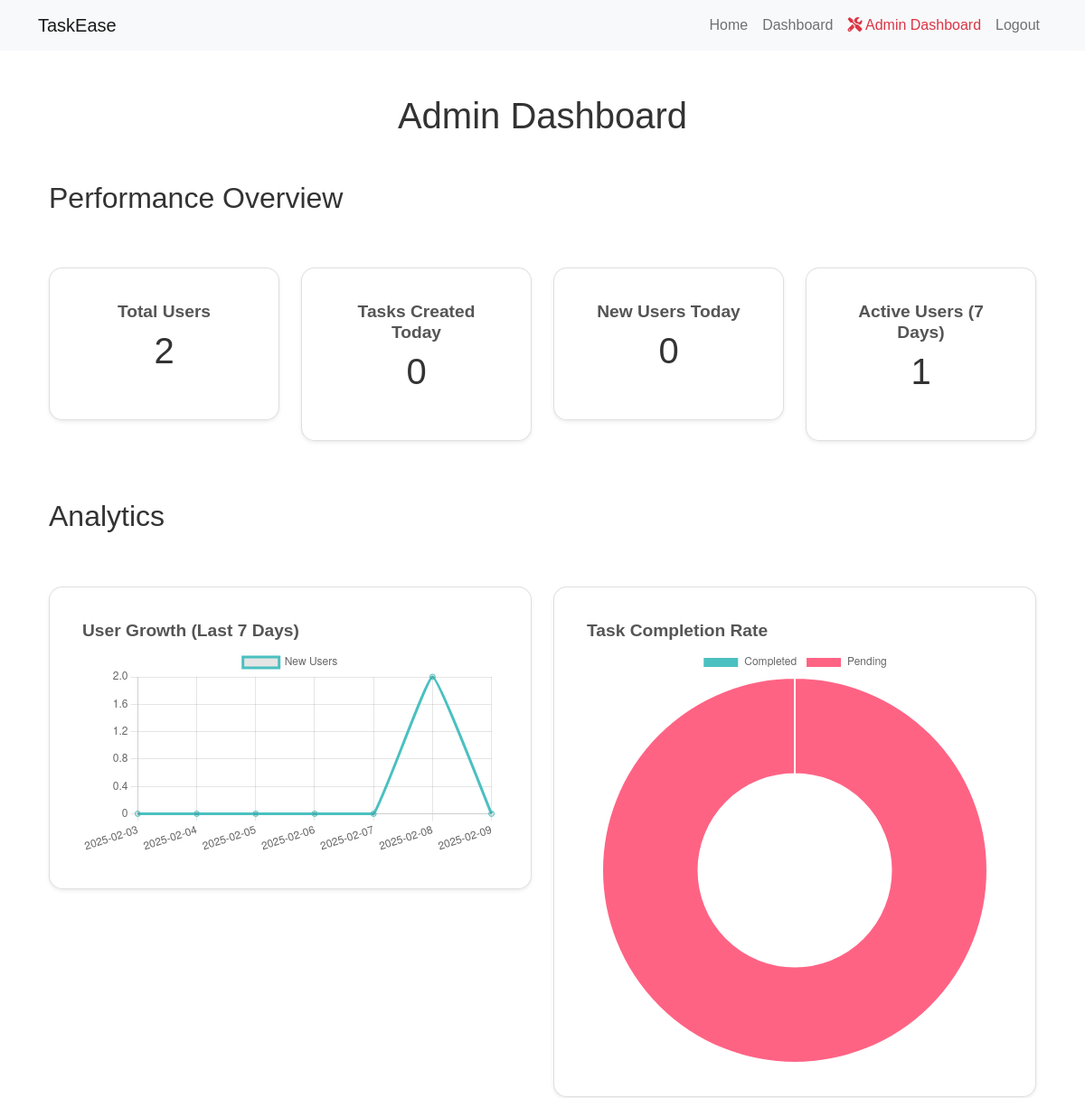
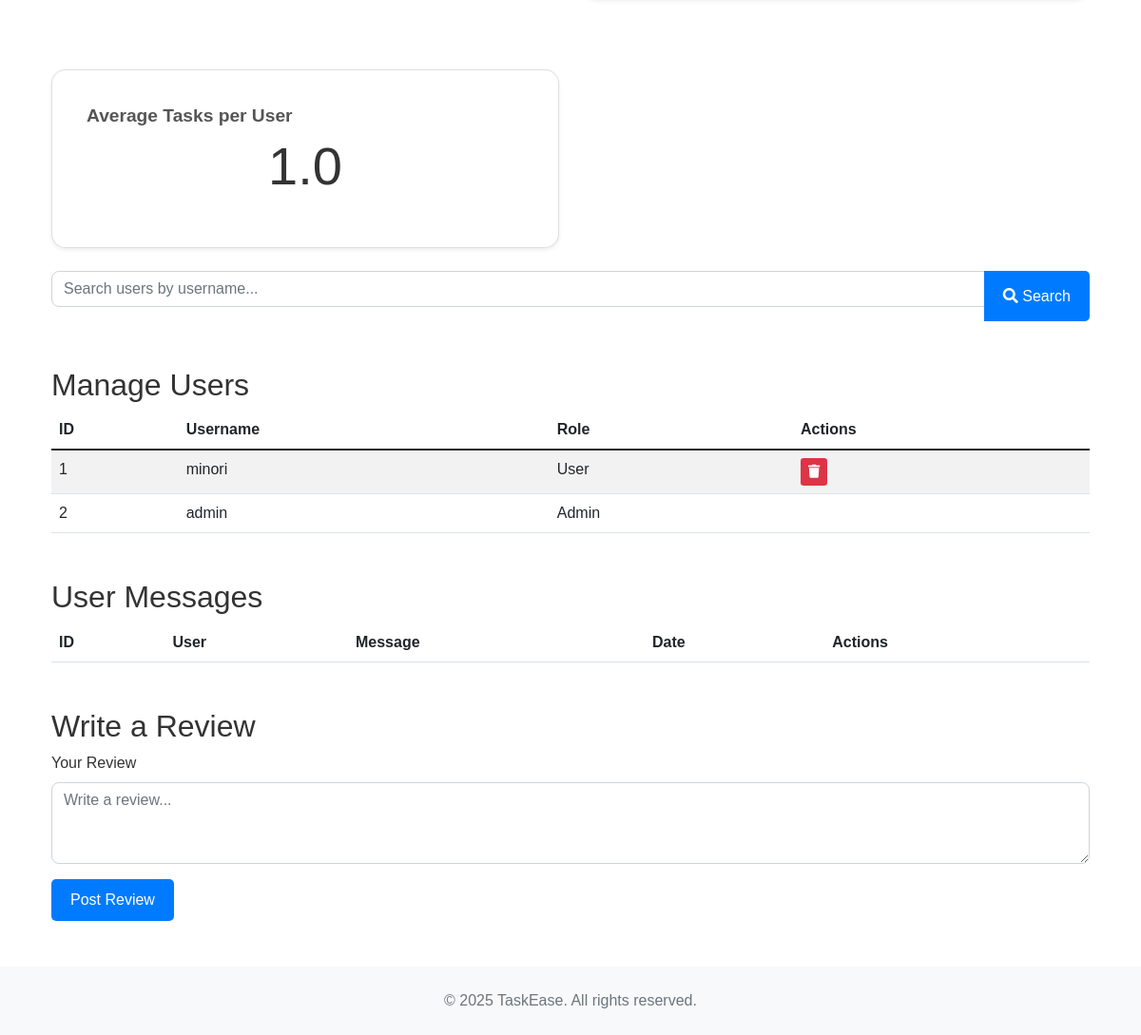
The app's page /admin (signed in), older data (2 pictures, top to bottom).
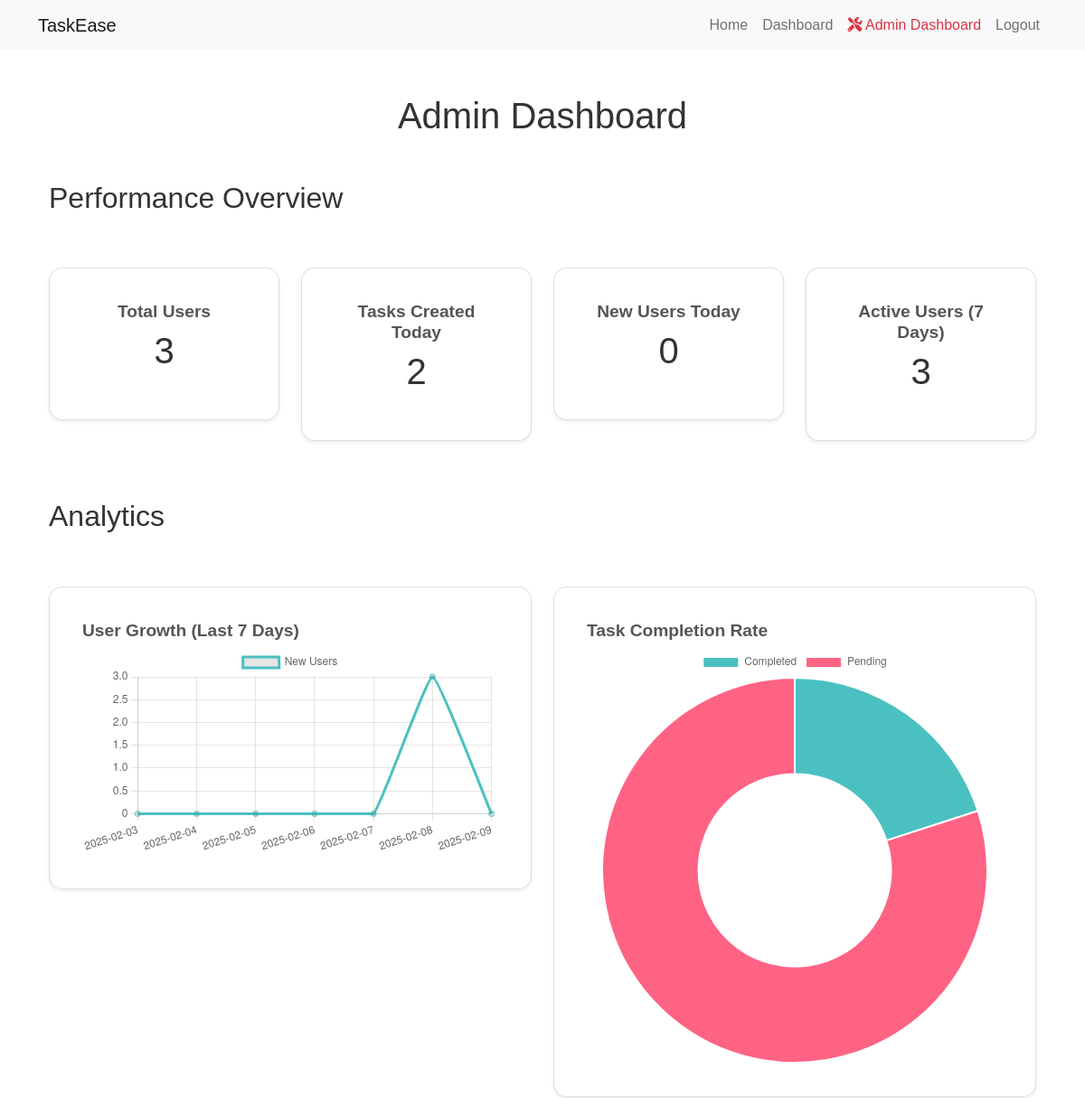
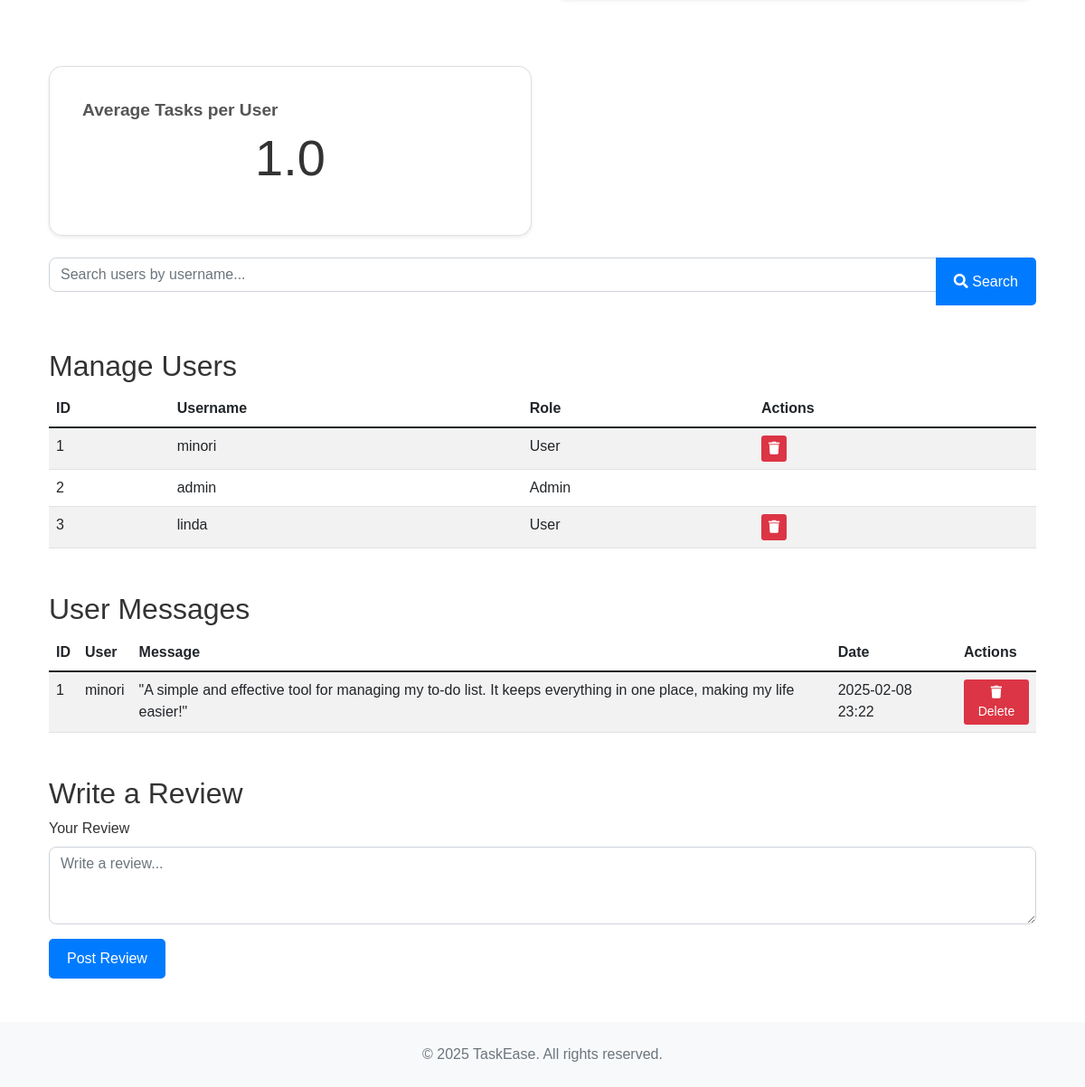
The same page, newer data (2 pictures, top to bottom).
### app.py (models this page shows, shortened)
class User(UserMixin, db.Model):
    id = db.Column(db.Integer, primary_key=True)
    username = db.Column(db.String(80), unique=True, nullable=False)
    email = db.Column(db.String(120), unique=True, nullable=False)
    password_hash = db.Column(db.String(120), nullable=False)
    is_admin = db.Column(db.Boolean, default=False)
    tasks = db.relationship('Task', backref='user', lazy=True)
    date_created = db.Column(db.DateTime, default=datetime.utcnow)  # Added

class Message(db.Model):
    id = db.Column(db.Integer, primary_key=True)
    content = db.Column(db.String(500), nullable=False)
    user_id = db.Column(db.Integer, db.ForeignKey('user.id'), nullable=False)
    date_created = db.Column(db.DateTime, default=datetime.utcnow)
    is_review = db.Column(db.Boolean, default=False)
    user = db.relationship('User', backref='messages')

### app.py (the view)
@app.route('/admin', methods=['GET'])
@login_required
def admin_dashboard():
    if not current_user.is_admin:
        flash('Access denied. Admins only.', 'danger')
        return redirect(url_for('index'))
    search_query = request.args.get('search', '')
    if search_query:
        users = User.query.filter(User.username.ilike(f"%{search_query}%")).all()
    else:
        users = User.query.all()
    total_users = User.query.count()
    tasks_today = Task.query.filter(Task.date_created >= datetime.utcnow().date()).count()
    new_users_today = User.query.filter(func.date(User.date_created) == datetime.utcnow().date()).count()
    user_growth_data = []
    user_growth_labels = []
    for i in range(6, -1, -1):
        date = datetime.utcnow().date() - timedelta(days=i)
        count = User.query.filter(func.date(User.date_created) == date).count()
        user_growth_data.append(count)
        user_growth_labels.append(date.strftime('%Y-%m-%d'))
    completed_tasks = Task.query.filter_by(completed=True).count()
    total_tasks = Task.query.count()
    task_completion_data = [completed_tasks, total_tasks - completed_tasks]
    seven_days_ago = datetime.utcnow() - timedelta(days=7)
    active_users_count = User.query.filter(User.id.in_(db.session.query(Task.user_id).filter(Task.date_created >= seven_days_ago))).count()
    avg_tasks_per_user = db.session.query(func.avg(db.session.query(func.count(Task.id)).group_by(Task.user_id).as_scalar())).scalar() or 0
    avg_tasks_per_user = round(float(avg_tasks_per_user), 2)
    messages = Message.query.order_by(Message.date_created.desc()).all()
    return render_template('admin_dashboard.html',
                           users=users,
                           total_users=total_users,
                           tasks_today=tasks_today,
                           new_users_today=new_users_today,
                           user_growth_data=user_growth_data,
                           user_growth_labels=user_growth_labels,
                           task_completion_data=task_completion_data,
                           active_users_count=active_users_count,
                           avg_tasks_per_user=avg_tasks_per_user,
                           messages=messages)

### app.py (called while the page is built)
@login_manager.user_loader
def load_user(user_id):
    return User.query.get(int(user_id))

### templates/admin_dashboard.html (shortened to what the changed rows need)
{% extends "base.html" %}
{% block content %}
<div class="container mt-5">
    <h1 class="text-center mb-4">Admin Dashboard</h1>
    <h2 class="mt-5">Performance Overview</h2>
    <div class="row text-center">
        <div class="col-md-3 mb-3">
            <div class="card shadow-sm">
                <div class="card-body">
                    <h5 class="card-title">Total Users</h5>
                    <p class="display-6">{{ total_users }}</p>
                </div>
            </div>
        </div>
        <div class="col-md-3 mb-3">
            <div class="card shadow-sm">
                <div class="card-body">
                    <h5 class="card-title">Tasks Created Today</h5>
                    <p class="display-6">{{ tasks_today }}</p>
                </div>
            </div>
        </div>
        <div class="col-md-3 mb-3">
            <div class="card shadow-sm">
                <div class="card-body">
                    <h5 class="card-title">Active Users (7 Days)</h5>
                    <p class="display-6">{{ active_users_count }}</p>
                </div>
            </div>
        </div>
    </div>
    <h2 class="mt-5">Analytics</h2>
    <div class="row">
        <div class="col-md-6 mb-4">
            <div class="card shadow-sm">
                <div class="card-body">
                    <h5 class="card-title">User Growth (Last 7 Days)</h5>
                    <canvas id="userGrowthChart"></canvas>
                </div>
            </div>
        </div>
        <div class="col-md-6 mb-4">
            <div class="card shadow-sm">
                <div class="card-body">
                    <h5 class="card-title">Task Completion Rate</h5>
                    <canvas id="taskCompletionChart"></canvas>
                </div>
            </div>
        </div>
    </div>
    <h2 class="mt-5">Manage Users</h2>
    <table class="table table-striped">
        <thead>
            <tr>
                <th>ID</th>
                <th>Username</th>
                <th>Role</th>
                <th>Actions</th>
            </tr>
        </thead>
        <tbody>
            {% for user in users %}
                <tr>
                    <td>{{ user.id }}</td>
                    <td>{{ user.username }}</td>
                    <td>
                        {% if user.is_admin %}
                            Admin
                        {% else %}
                            User
                        {% endif %}
                    </td>
                    <td>
                        {% if not user.is_admin %}
                            <a href="{{ url_for('delete_user', user_id=user.id) }}" class="btn btn-danger btn-sm">
                                <i class="fas fa-trash"></i>
                            </a>
                        {% endif %}
                    </td>
                </tr>
            {% endfor %}
        </tbody>
    </table>
    <h2 class="mt-5">User Messages</h2>
    <table class="table table-striped">
        <thead>
            <tr>
                <th>ID</th>
                <th>User</th>
                <th>Message</th>
                <th>Date</th>
                <th>Actions</th>
            </tr>
        </thead>
        <tbody>
            {% for message in messages %}
            <tr>
                <td>{{ message.id }}</td>
                <td>{{ message.user.username }}</td>
                <td>{{ message.content }}</td>
                <td>{{ message.date_created.strftime('%Y-%m-%d %H:%M') }}</td>
                <td>
                    <a href="{{ url_for('delete_message', message_id=message.id) }}" class="btn btn-danger btn-sm">
                        <i class="fas fa-trash"></i> Delete
                    </a>
                </td>
            </tr>
            {% endfor %}
        </tbody>
    </table>
    <h2 class="mt-5">Write a Review</h2>
</div>
<script>
    // User Growth Chart
    var userGrowthCtx = document.getElementById('userGrowthChart').getContext('2d');
    var userGrowthChart = new Chart(userGrowthCtx, {
        type: 'line',
        data: {
            labels: {{ user_growth_labels | tojson }},
            datasets: [{
                label: 'New Users',
                data: {{ user_growth_data | tojson }},
                borderColor: 'rgb(75, 192, 192)',
                tension: 0.1
            }]
        },
        options: {
            responsive: true,
            scales: {
                y: {
                    beginAtZero: true
                }
            }
        }
    });
    // Task Completion Chart
    var taskCompletionCtx = document.getElementById('taskCompletionChart').getContext('2d');
    var taskCompletionChart = new Chart(taskCompletionCtx, {
        type: 'doughnut',
        data: {
            labels: ['Completed', 'Pending'],
            datasets: [{
                data: {{ task_completion_data | tojson }},
                backgroundColor: ['rgb(75, 192, 192)', 'rgb(255, 99, 132)']
            }]
        },
        options: {
            responsive: true
        }
    });
</script>
{% endblock %}

Row changes from the older to the newer data that the page shows:
added User: id "3", username "linda", is_admin "User"
added Message: id "1", user.username "minori", content "\"A simple and effective tool for managing my to-do list. It keeps everything in one place, making my life easier!\"", date_created "2025-02-08 23:22"
Text that changed along with them:
{{ total_users }}: "2" → "3"
{{ tasks_today }}: "0" → "2"
{{ active_users_count }}: "1" → "3"
chart data {{ user_growth_data | tojson }}: [0, 0, 0, 0, 0, 2, 0] → [0, 0, 0, 0, 0, 3, 0]
chart data {{ task_completion_data | tojson }}: [0, 1] → [1, 4]
